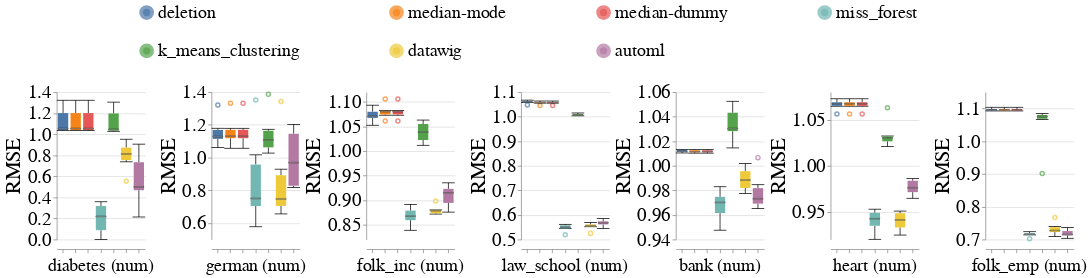

Notebook code for this chart:
### Code cell
create_box_plots_for_diff_imputers_and_datasets_for_mixed_exp(train_injection_scenario='mixed_exp',
                                                              test_injection_scenario='MCAR1 & MAR1 & MNAR1',
                                                              metric_name='rmse',
                                                              dataset_to_column_name=DATASET_TO_COLUMN_NAME,
                                                              db_client=db_client,
                                                              without_dummy=False)

### Figure 1 — Vega-Lite specification as saved in the notebook (floating-point values rounded to 4 significant figures; data arrays with more than 128 entries replaced by an {"elided": "..."} marker saying what was removed)
{"config": {"view": {"continuousWidth": 400, "continuousHeight": 300, "stroke": null}, "axis": {"labelFontSize": 26, "labelFontWeight": "normal", "titleFontSize": 28, "titleFontWeight": "normal"}, "facet": {"spacing": 5}, "header": {"labelFontSize": 24, "labelOrient": "bottom", "labelPadding": 5, "titleFontSize": 28}, "legend": {"columns": 4, "direction": "horizontal", "labelFontSize": 24, "labelLimit": 400, "orient": "top", "symbolOffset": 110, "symbolStrokeWidth": 10, "titleAnchor": "middle", "titleFontSize": 26, "titleLimit": 300}, "title": {"fontSize": 28}}, "data": {"name": "data-c916eb56abeefa0f2deb97632f47c1af"}, "mark": {"type": "boxplot", "median": {"stroke": "black", "strokeWidth": 0.7}, "ticks": true}, "encoding": {"color": {"field": "Null_Imputer_Name", "sort": ["deletion", "median-mode", "median-dummy", "miss_forest", "k_means_clustering", "datawig", "automl"], "title": null, "type": "nominal"}, "column": {"field": "Extended_Dataset_Name", "sort": {"field": "Dataset_Sequence_Number", "order": "ascending"}, "title": null, "type": "nominal"}, "x": {"axis": {"labels": false}, "field": "Null_Imputer_Name", "sort": ["deletion", "median-mode", "median-dummy", "miss_forest", "k_means_clustering", "datawig", "automl"], "title": null, "type": "nominal"}, "y": {"field": "Rmse", "scale": {"zero": false}, "title": "RMSE", "type": "quantitative"}}, "height": 200, "resolve": {"scale": {"y": "independent"}}, "width": 120, "$schema": "https://vega.github.io/schema/vega-lite/v4.17.0.json", "datasets": {"data-c916eb56abeefa0f2deb97632f47c1af": {"elided": "293 records"}}}
